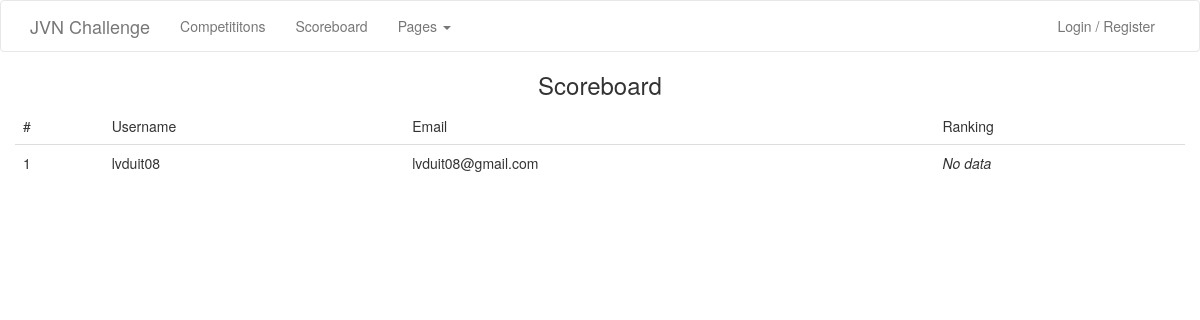
The page /scoreboard/ on the database its author committed.
### accounts/models.py (models this page shows, shortened)
@python_2_unicode_compatible
class User(AbstractBaseUser, PermissionsMixin):
    USERNAME_FIELD = 'email'
    username = models.CharField("Username", max_length=200)
    email = models.EmailField("Email", unique=True)
    avatar = models.CharField("Avatar", default='', max_length=200)
    first_name = models.CharField("First name", max_length=200, default='')
    last_name = models.CharField("Last name", max_length=200, default='')
    is_active = models.BooleanField(default=False)
    is_staff = models.BooleanField(default=False)
    created_at = models.DateTimeField(auto_now_add=True)
    updated_at = models.DateTimeField(auto_now=True)
    objects = UserManager()

### scoreboard/views.py (the view)
def index(request):
	users = User.objects.all()
	context = {
		"users": users
	}
	return render(request, 'scoreboard/index.html', context)

### scoreboard/templates/scoreboard/index.html (shortened to what this page needs)
{% extends "jvnchallenge/base.html" %}
{% load static %}
{% block content %}
<div class="container">
	<div class="row">
		<div class="text-center">
	    <h3>Scoreboard</h3>
	</div>
	</div>
	<div class="row">
		<table class="table">
			<thead>
				<tr>
					<td>#</td>
					<td>Username</td>
					<td>Email</td>
					<td>Ranking</td>
				</tr>
			</thead>
			<tbody>
				{% for user in users %}
					<tr>
						<td>{{user.id}}</td>
						<td>{{user.username}}</td>
						<td>{{user.email}}</td>
						<td><i>No data</i></td>
					</tr>
				{% endfor %}
			</tbody>
		</table>
	</div>
</div>
{% endblock %}

### rows shown on the page
User: id "1", username "lvduit08", email "lvduit08@gmail.com"
